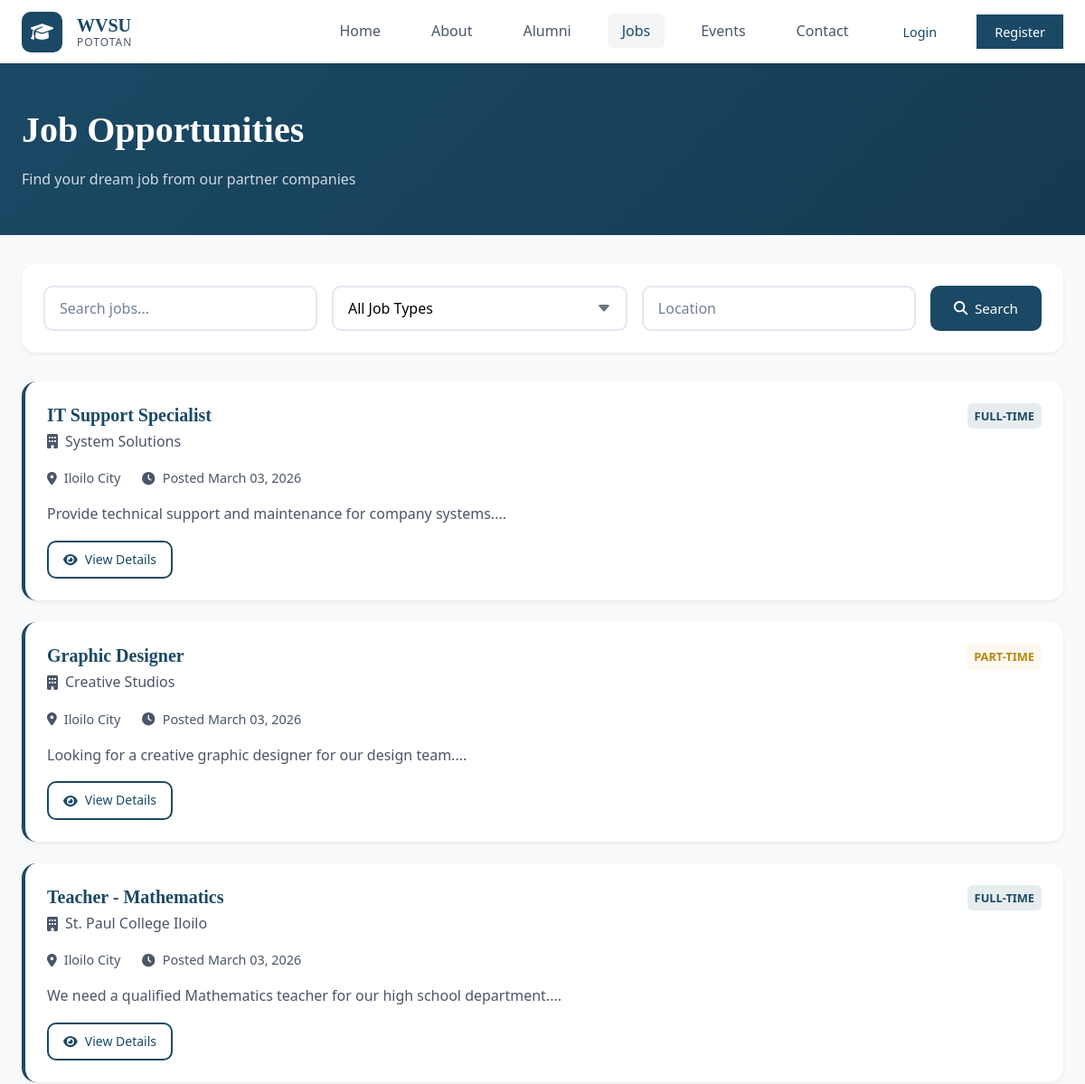
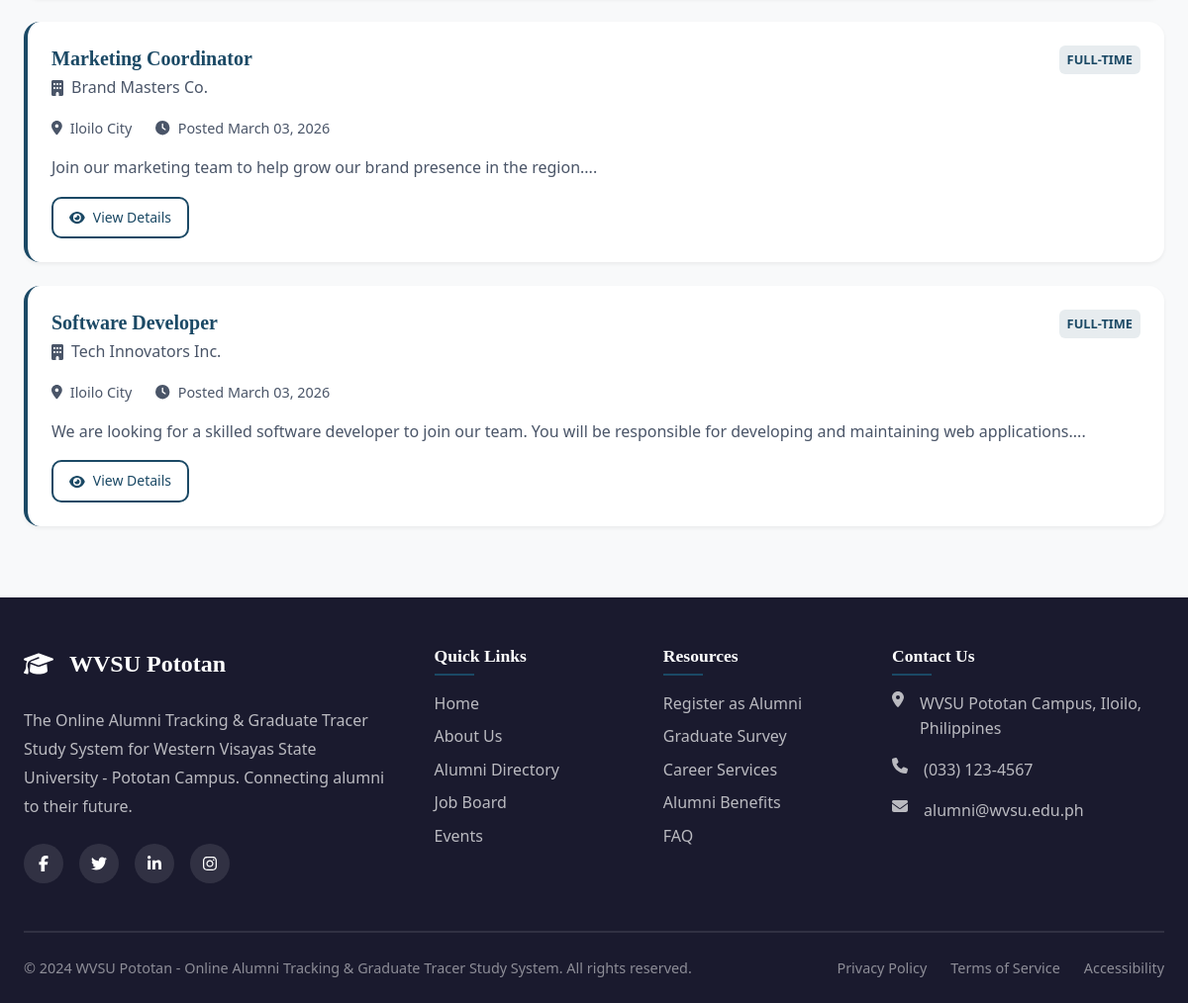
Page /jobs on the committed database (2 pictures, top to bottom).
### app.py (models this page shows)
class Job(db.Model):
    id = db.Column(db.Integer, primary_key=True)
    title = db.Column(db.String(200), nullable=False)
    company = db.Column(db.String(200), nullable=False)
    description = db.Column(db.Text)
    requirements = db.Column(db.Text)
    location = db.Column(db.String(100))
    salary_min = db.Column(db.Integer)
    salary_max = db.Column(db.Integer)
    salary_display = db.Column(db.String(100))
    job_type = db.Column(db.String(50))  # full-time, part-time, contract
    category = db.Column(db.String(100))
    posted_date = db.Column(db.DateTime, default=datetime.utcnow)
    deadline = db.Column(db.Date)
    is_active = db.Column(db.Boolean, default=True)
    apply_link = db.Column(db.String(300))

### app.py (the view)
@app.route('/jobs')
def jobs():
    page = request.args.get('page', 1, type=int)
    job_type = request.args.get('job_type', '')
    location = request.args.get('location', '')
    query = Job.query.filter_by(is_active=True)
    if job_type:
        query = query.filter_by(job_type=job_type)
    if location:
        query = query.filter(Job.location.contains(location))
    jobs_list = query.order_by(Job.posted_date.desc()).paginate(page=page, per_page=10)
    return render_template('jobs.html', jobs=jobs_list, job_type=job_type, location=location)

### templates/jobs.html (shortened to what this page needs)
{% extends "base.html" %}
{% block content %}
<div class="jobs-header">
    <div class="container">
        <h1>Job Opportunities</h1>
        <p>Find your dream job from our partner companies</p>
    </div>
</div>
<div class="container" style="padding-bottom: var(--space-xxl);">
    <div class="job-filters">
        <form method="GET" action="{{ url_for('jobs') }}" class="filter-form">
            <input type="text" name="search" class="form-control" placeholder="Search jobs..." value="{{ search if search else '' }}">
            <select name="job_type" class="form-control">
                <option value="">All Job Types</option>
            </select>
            <input type="text" name="location" class="form-control" placeholder="Location" value="{{ location if location else '' }}">
            <button type="submit" class="btn btn-primary">
                <i class="fas fa-search"></i> Search
            </button>
        </form>
    </div>
    {% if jobs.items %}
    <div>
        {% for job in jobs.items %}
        <div class="job-card">
            <div class="job-card-header">
                <div>
                    <h3 class="job-title">{{ job.title }}</h3>
                    <div class="job-company">
                        <i class="fas fa-building"></i>
                        <span>{{ job.company }}</span>
                    </div>
                </div>
                <span class="job-type {{ job.job_type }}">{{ job.job_type }}</span>
            </div>
            <div class="job-meta">
                <div class="job-meta-item">
                    <i class="fas fa-map-marker-alt"></i>
                    <span>{{ job.location }}</span>
                </div>
                <div class="job-meta-item">
                    <i class="fas fa-clock"></i>
                    <span>Posted {{ job.posted_date.strftime('%B %d, %Y') }}</span>
                </div>
            </div>
            <p style="color: var(--text-secondary); margin-bottom: var(--space-md);">{{ job.description[:200] }}...</p>
            <div style="display: flex; gap: var(--space-md);">
                <a href="{{ url_for('job_detail', job_id=job.id) }}" class="btn btn-outline btn-sm">
                    <i class="fas fa-eye"></i> View Details
                </a>
            </div>
        </div>
        {% endfor %}
    </div>
    {% else %}
    <div class="empty-state">
        <i class="fas fa-briefcase"></i>
        <h3>No Jobs Found</h3>
        <p>Try adjusting your search filters or check back later.</p>
    </div>
    {% endif %}
</div>
{% endblock %}

### static/css/style.css (style rules this page uses)
:root { --primary: #1B4965; --primary-dark: #153a52; --primary-light: #2a5f7f; --secondary: #5FA8D3; --accent: #CAE9FF; --highlight: #62B6CB; --success: #2D6A4F; --success-light: #40916C; --warning: #E9C46A; --danger: #E76F51; --danger-light: #f4a261; --bg-body: #F8F9FA; --bg-card: #FFFFFF; --bg-dark: #1A1A2E; --text-primary: #1A1A2E; --text-secondary: #4a5568; --text-muted: #718096; --border-color: #E2E8F0; --border-light: #EDF2F7; --font-heading: 'Georgia', serif; --font-body: 'Segoe UI', Tahoma, Geneva, Verdana, sans-serif; --space-xs: 0.25rem; --space-sm: 0.5rem; --space-md: 1rem; --space-lg: 1.5rem; --space-xl: 2rem; --space-xxl: 3rem; --shadow-sm: 0 2px 4px rgba(0, 0, 0, 0.06); --shadow-md: 0 4px 12px rgba(0, 0, 0, 0.1); --shadow-lg: 0 8px 24px rgba(0, 0, 0, 0.12); --radius-sm: 6px; --radius-md: 10px; --radius-lg: 16px; --radius-xl: 24px; --radius-full: 50%; --transition-fast: 0.15s ease; --transition-base: 0.3s ease; --navbar-height: 70px; --sidebar-width: 280px; --max-width: 1400px; }
*, *::before, *::after { box-sizing: border-box; margin: 0; padding: 0; }
html { scroll-behavior: smooth; }
body { font-family: var(--font-body); font-size: 16px; line-height: 1.6; color: var(--text-primary); background-color: var(--bg-body); min-height: 100vh; }
a { text-decoration: none; color: inherit; transition: var(--transition-base); }
button, input, textarea, select { font-family: inherit; font-size: inherit; }
h1, h2, h3, h4, h5, h6 { font-family: var(--font-heading); font-weight: 600; line-height: 1.3; color: var(--text-primary); }
h1 { font-size: 2.5rem; }
h3 { font-size: 1.5rem; }
.container { width: 100%; max-width: var(--max-width); margin: 0 auto; padding: 0 var(--space-lg); }
.btn { display: inline-flex; align-items: center; justify-content: center; gap: var(--space-sm); padding: 0.75rem 1.5rem; font-weight: 500; font-size: 0.95rem; border: 2px solid transparent; border-radius: var(--radius-md); cursor: pointer; transition: var(--transition-base); text-align: center; white-space: nowrap; }
.btn-primary { background: var(--primary); color: white; border-color: var(--primary); }
.btn-outline { background: transparent; color: var(--primary); border-color: var(--primary); }
.btn-sm { padding: 0.5rem 1rem; font-size: 0.875rem; }
.form-control { width: 100%; padding: 0.75rem 1rem; font-size: 1rem; border: 2px solid var(--border-color); border-radius: var(--radius-md); background: white; transition: var(--transition-base); }
.form-control::placeholder { color: var(--text-muted); }
select.form-control { cursor: pointer; appearance: none; background-repeat: no-repeat; background-position: right 1rem center; padding-right: 2.5rem; }
.jobs-header { background: linear-gradient(135deg, var(--primary), var(--primary-dark)); padding: var(--space-xxl) 0; margin-bottom: var(--space-xl); margin-top: var(--navbar-height); }
.jobs-header h1 { color: white; margin-bottom: var(--space-md); }
.jobs-header p { color: rgba(255, 255, 255, 0.8); }
.job-filters { background: var(--bg-card); border-radius: var(--radius-lg); padding: var(--space-lg); margin-bottom: var(--space-xl); box-shadow: var(--shadow-sm); }
.filter-form { display: flex; gap: var(--space-md); flex-wrap: wrap; }
.filter-form .form-control { flex: 1; min-width: 200px; }
.job-card { background: var(--bg-card); border-radius: var(--radius-lg); padding: var(--space-lg); margin-bottom: var(--space-lg); box-shadow: var(--shadow-sm); transition: var(--transition-base); border-left: 4px solid var(--primary); }
.job-card-header { display: flex; justify-content: space-between; align-items: flex-start; margin-bottom: var(--space-md); }
.job-title { font-size: 1.25rem; color: var(--primary); margin-bottom: var(--space-xs); }
.job-company { display: flex; align-items: center; gap: var(--space-sm); color: var(--text-secondary); }
.job-meta { display: flex; flex-wrap: wrap; gap: var(--space-lg); margin: var(--space-md) 0; }
.job-meta-item { display: flex; align-items: center; gap: var(--space-sm); color: var(--text-secondary); font-size: 0.9rem; }
.job-type { display: inline-block; padding: var(--space-xs) var(--space-sm); border-radius: var(--radius-sm); font-size: 0.8rem; font-weight: 600; text-transform: uppercase; }
.job-type.full-time { background: rgba(27, 73, 101, 0.1); color: var(--primary); }
.job-type.part-time { background: rgba(233, 196, 106, 0.1); color: #b8860b; }

### rows in the picture
Job: title "IT Support Specialist", company "System Solutions", job_type "FULL-TIME", location "Iloilo City", posted_date "March 03, 2026", description "Provide technical support and maintenance for company systems."
Job: title "Graphic Designer", company "Creative Studios", job_type "PART-TIME", location "Iloilo City", posted_date "March 03, 2026", description "Looking for a creative graphic designer for our design team."
Job: title "Teacher - Mathematics", company "St. Paul College Iloilo", job_type "FULL-TIME", location "Iloilo City", posted_date "March 03, 2026", description "We need a qualified Mathematics teacher for our high school department."
Job: title "Marketing Coordinator", company "Brand Masters Co.", job_type "FULL-TIME", location "Iloilo City", posted_date "March 03, 2026", description "Join our marketing team to help grow our brand presence in the region."
Job: title "Software Developer", company "Tech Innovators Inc.", job_type "FULL-TIME", location "Iloilo City", posted_date "March 03, 2026", description "We are looking for a skilled software developer to join our team. You will be responsible for developing and maintaining web applications."
